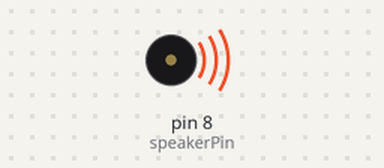
Bench run of a sketch on a simulated Arduino Uno, built with avr-gcc and run on an emulated ATmega328P. Shown: buzzer (waves = sounding, pin HIGH).

Above: at 0.2 s.
Timing chart, 0 to 3.0 s (numbered marks = the images above):
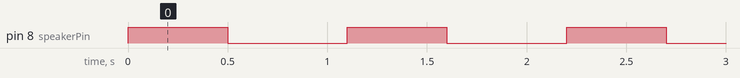

The sketch:

KY-012_ActiveBuzzer.ino
```cpp
//Example code KY012 active buzzer
int speakerPin = 8;

void setup() {
  pinMode(speakerPin, OUTPUT);
}

void loop() {
  analogWrite(speakerPin, 255);
  delay(500);
  analogWrite(speakerPin, 70);
  delay(100);
  analogWrite(speakerPin, 120);
  delay(500);
}
```

Measured:
- by itself, pin 8 (speakerPin): alternates HIGH for 0.50 s and LOW for 0.60 s
